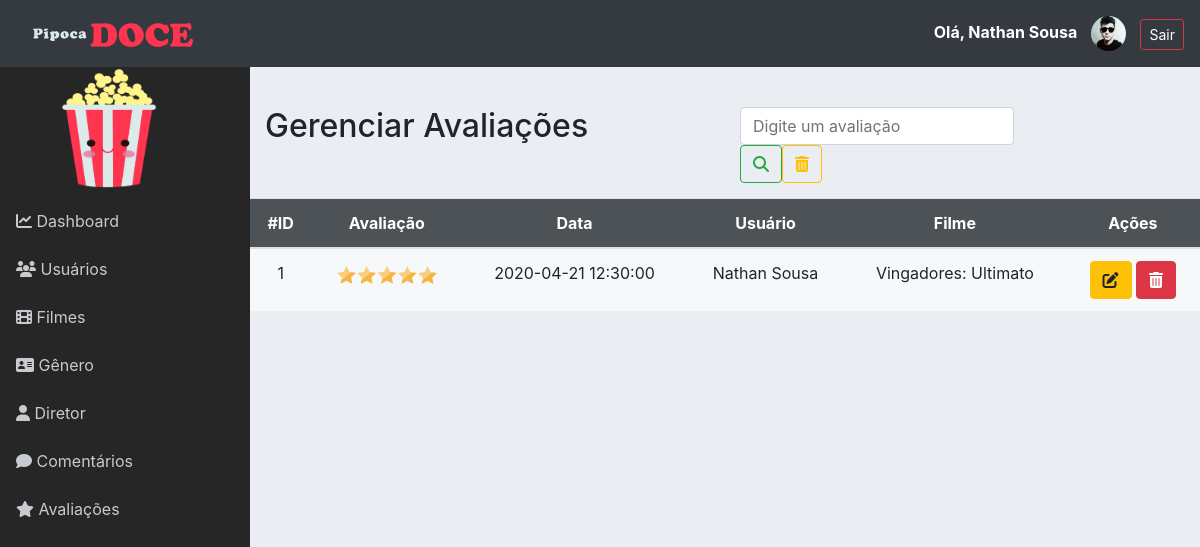
The app's page /admin/avaliacao.php (signed in) with its own data.
### tables this page shows
CREATE TABLE `avaliacao` (
  `id` int NOT NULL AUTO_INCREMENT,
  `avaliacao` int NOT NULL,
  `data_avaliacao` datetime NOT NULL,
  `usuario_id` int NOT NULL,
  `filme_id` int NOT NULL,
  PRIMARY KEY (`id`),
  KEY `fk_avaliacao_usuario_idx` (`usuario_id`),
  KEY `fk_avaliacao_filme_idx` (`filme_id`),
  CONSTRAINT `fk_avaliacao_filme` FOREIGN KEY (`filme_id`) REFERENCES `filme` (`id`),
  CONSTRAINT `fk_avaliacao_usuario` FOREIGN KEY (`usuario_id`) REFERENCES `usuario` (`id`)
);

CREATE TABLE `usuario` (
  `id` int NOT NULL AUTO_INCREMENT,
  `nome` varchar(100) NOT NULL,
  `dataNascimento` date DEFAULT NULL,
  `email` varchar(45) NOT NULL,
  `senha` varchar(255) NOT NULL,
  `imagem` varchar(255) DEFAULT NULL,
  PRIMARY KEY (`id`)
);

CREATE TABLE `filme` (
  `id` int NOT NULL AUTO_INCREMENT,
  `nome` varchar(100) NOT NULL,
  `duracao` varchar(20) NOT NULL,
  `dataLancamento` varchar(50) NOT NULL,
  `url` varchar(255) DEFAULT NULL,
  `tipo` varchar(30) DEFAULT NULL,
  `sinopse` text NOT NULL,
  `elenco` varchar(100) NOT NULL,
  `imagem` varchar(255) DEFAULT NULL,
  PRIMARY KEY (`id`)
);

### admin/classes/Conexao.php (called while the page is built, shortened)
<?php
class Conexao
{
	private $host;
	private $user;
	private $password;
	public function __construct() {
		$this->host = 'mysql:host=localhost;dbname=pipoca_doce';
		$this->user = 'root';
		$this->password = 'root';
	}
	public function conectar() {
		try {
			$conn = new PDO(
				$this->host,
				$this->user,
				$this->password,
				array(
					PDO::ATTR_ERRMODE => PDO::ERRMODE_EXCEPTION,
					PDO::MYSQL_ATTR_INIT_COMMAND => "SET NAMES utf8"
				)
			);
			return $conn;
		} catch (PDOException $e) {
			echo 'Erro na conexao. Erro reportado: ' . $e->getMessage();
			exit;
		}
	}
}

### admin/classes/AvaliacaoDAO.php (called while the page is built, shortened)
<?php
require_once 'Model.php';
class AvaliacaoDAO extends Model
{
    public function __construct()
    {
        $this->class = 'Avaliacao';
        $this->tabela = 'avaliacao';
    }
		public function listar($pesquisa = '')
	{
		if ($pesquisa != '') {
			$sql = "SELECT * FROM {$this->tabela}
					WHERE data like '%{$pesquisa}%'
						OR data like '%{$pesquisa}%'";
		} else {
			$sql = "SELECT * FROM {$this->tabela}";
		}
		$stmt = $this->db->prepare($sql);
		$stmt->setFetchMode(PDO::FETCH_CLASS, $this->class);
		$stmt->execute();
		return $stmt->fetchAll();
	}
}

### admin/classes/Model.php (called while the page is built, shortened)
<?php
require 'Conexao.php';
class Model
{
	protected $tabela;
	protected $class;
	protected $db;
	public function __construct()
	{
		$conexao = new Conexao();
		$this->db = $conexao->conectar();
	}
    public function get($id)
    {
    	$sql = "SELECT * FROM {$this->tabela} WHERE id = {$id}";
    	$stmt = $this->db->prepare($sql);
    	$stmt->setFetchMode(PDO::FETCH_CLASS, $this->class);
    	$stmt->execute();
    	return $stmt->fetch();
    }
}

### admin/classes/Avaliacao.php (called while the page is built, shortened)
<?php
class Avaliacao
{
	private $id;
	private $avaliacao;
	private $data_avaliacao;
    private $usuario_id;
    private $filme_id;
    public function getId()
    {
        return $this->id;
    }
    public function getAvaliacao()
    {
        return $this->avaliacao;
    }
    public function getDataAvaliacao()
    {
        return $this->data_avaliacao;
    }
    public function getUsuarioId()
    {
        return $this->usuario_id;
    }
    public function getFilmeId()
    {
        return $this->filme_id;
    }
}

### admin/classes/UsuarioDAO.php (called while the page is built, shortened)
<?php
require_once 'Model.php';
class UsuarioDAO extends Model
{
	public function __construct()
	{
		$this->tabela = 'usuario';
		$this->class = 'Usuario';
	}
}

### admin/classes/Usuario.php (called while the page is built, shortened)
<?php
class Usuario
{
	private $nome;
    public function getNome()
    {
        return $this->nome;
    }
}

### admin/classes/FilmeDAO.php (called while the page is built, shortened)
<?php
require_once 'Model.php';
class FilmeDAO extends Model
{
    public function __construct()
    {
        $this->tabela = 'filme';
        $this->class  = 'Filme';
    }
}

### admin/classes/Filme.php (called while the page is built, shortened)
<?php
class Filme
{
	private $nome;
    public function getNome()
    {
        return $this->nome;
    }
}

### admin/avaliacao.php (the view, shortened to what this page needs)
<?php include './layout/header.php';?>
<?php include './layout/menu.php';?>
<?php
require 'classes/Avaliacao.php';
require 'classes/AvaliacaoDAO.php';
$avaliacaoDAO = new AvaliacaoDAO();
require 'classes/Usuario.php';
require 'classes/UsuarioDAO.php';
$usuarioDAO = new UsuarioDAO();
require 'classes/Filme.php';
require 'classes/FilmeDAO.php';
$filmeDAO = new FilmeDAO();
if(isset($_GET['pesquisa']) && $_GET['pesquisa'] != '') {
	$avaliacoes = $avaliacaoDAO->listar($_GET['pesquisa']);
} else {
	$avaliacoes = $avaliacaoDAO->listar();
}
?>
<div class="row" style="margin-top:40px">
	<div class="col-6">
		<h2>Gerenciar Avaliações</h2>
	</div>
	<div class="col-4">
		<form class="form-inline my-2 my-lg-0">
		      <input class="form-control mr-sm-2" name="pesquisa" type="search" placeholder="Digite um avaliação" aria-label="Pesquisar" value="<?= (isset($_GET['pesquisa']) ? $_GET['pesquisa'] : '') ?>">
		      <button class="btn btn-outline-success my-2 my-sm-0" type="submit">
		      	<i class="fas fa-search"></i>
		      </button>
		      <a href="./avaliacao.php" class="btn btn-outline-warning my-2 my-sm-0">
		      	<i class="fas fa-trash-alt"></i>
		      </a>
	    </form>
	</div>
</div>
<div class="row">
	<table class="table table-hover table-responsive-lg">
		<thead>
			<tr>
				<th>#ID</th>
				<th>Avaliação</th>
				<th>Data</th>
				<th>Usuário</th>
				<th>Filme</th>
				<th>Ações</th>
			</tr>
		</thead>
		<tbody>
			<?php foreach ($avaliacoes as $avaliacao) {
				$usuario_id = $usuarioDAO->get($avaliacao->getUsuarioId());
				$filme_id = $filmeDAO->get($avaliacao->getFilmeId());
			?>
			<tr>
				<td><?= $avaliacao->getId() ?></td>
				<td>
					<img style="width: 100px" src="./assets/img/estrelas/<?= $avaliacao->getavaliacao() ?>.png">
				</td>
				<td><?= $avaliacao->getDataavaliacao() ?></td>
				<td><?= $usuario_id->getNome() ?></td>
				<td><?= $filme_id->getNome() ?></td>
				<td>
					<a href="form_avaliacao.php?id=<?= $avaliacao->getId() ?>" class="btn btn-warning">
						<i class="fas fa-edit"></i>
					</a>
					<a href="controle_avaliacao.php?acao=deletar&id=<?= $avaliacao->getId() ?>" class="btn btn-danger" onclick="return confirm('Deseja realmente exluir o avaliacao?')">
						<i class="fas fa-trash-alt"></i>
					</a>
				</td>
			</tr>
			<?php } ?>
		</tbody>
	</table>
</div>
<?php include './layout/footer.php';?>

### admin/assets/css/all.css (style rules this page uses)
.fa, .fas, .far, .fal, .fad, .fab { -moz-osx-font-smoothing: grayscale; -webkit-font-smoothing: antialiased; display: inline-block; font-style: normal; font-variant: normal; text-rendering: auto; line-height: 1; }
.fa-edit:before { content: "\f044"; }
.fa-search:before { content: "\f002"; }
.fa-trash-alt:before { content: "\f2ed"; }
.fa, .fas { font-family: 'Font Awesome 5 Free'; font-weight: 900; }

### admin/assets/css/estilo.css (style rules this page uses)
body { background-color: #eaeef3; }
table thead tr { text-align: center; background: #343a40de; color: #FFF; font-size: 16px; }
table tbody tr { text-align: center; }
.table { background-color: #ffffff96; }
.row { margin-bottom: 15px; }

### records on screen
avaliacao: id "1", data_avaliacao "2020-04-21 12:30:00", usuario.nome "Nathan Sousa", filme.nome "Vingadores: Ultimato"

### other values on screen
$_SESSION['nome'] "Nathan Sousa"
